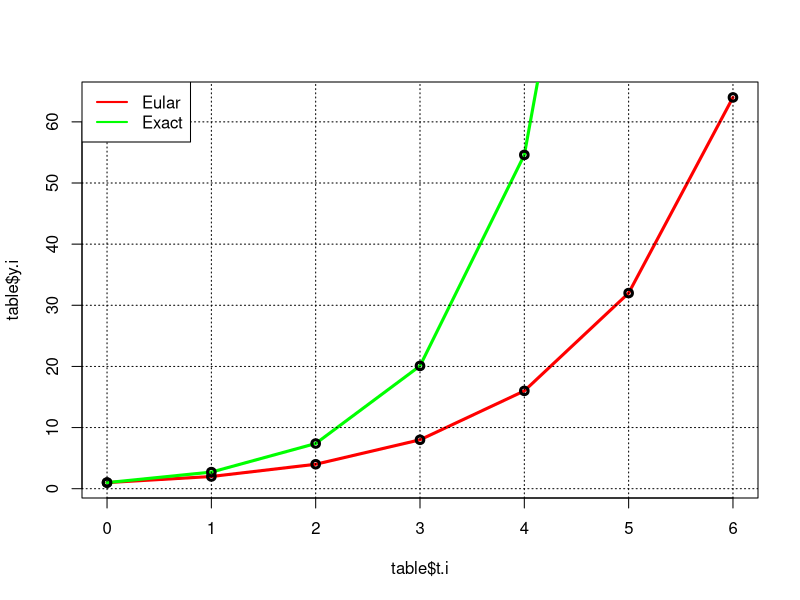
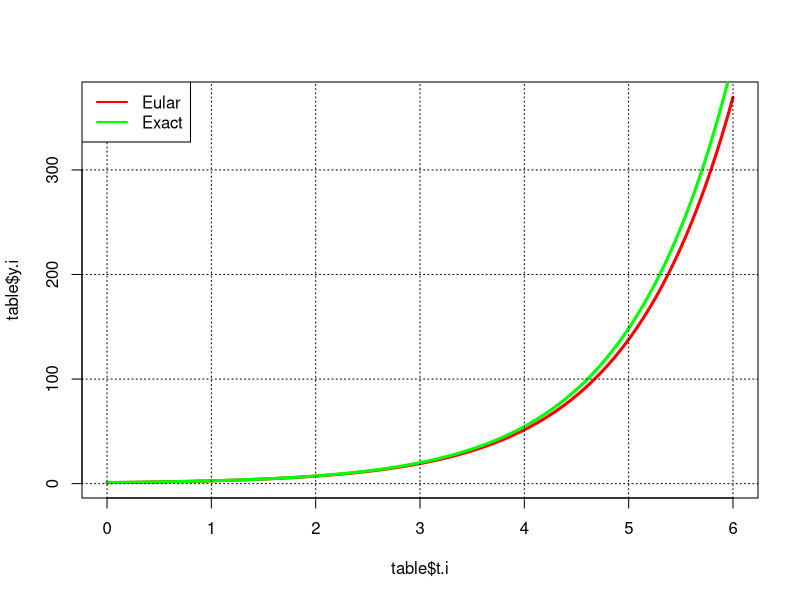
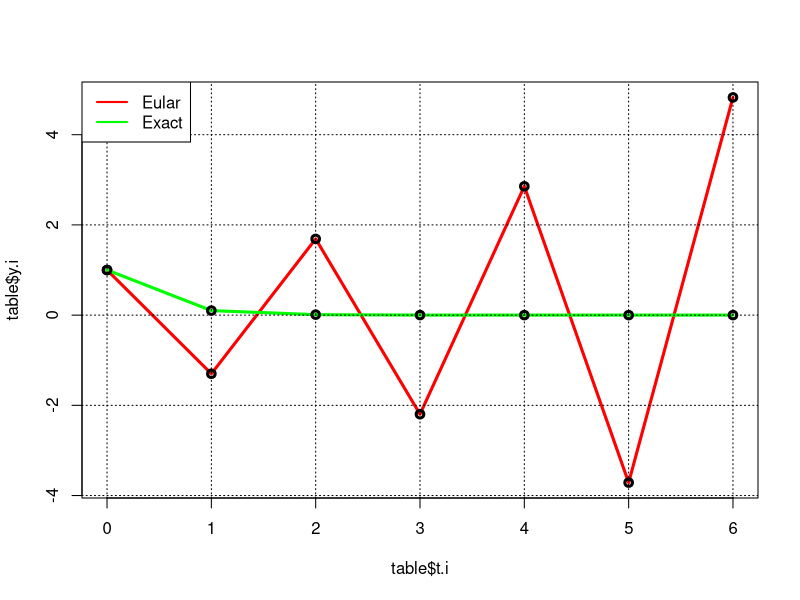
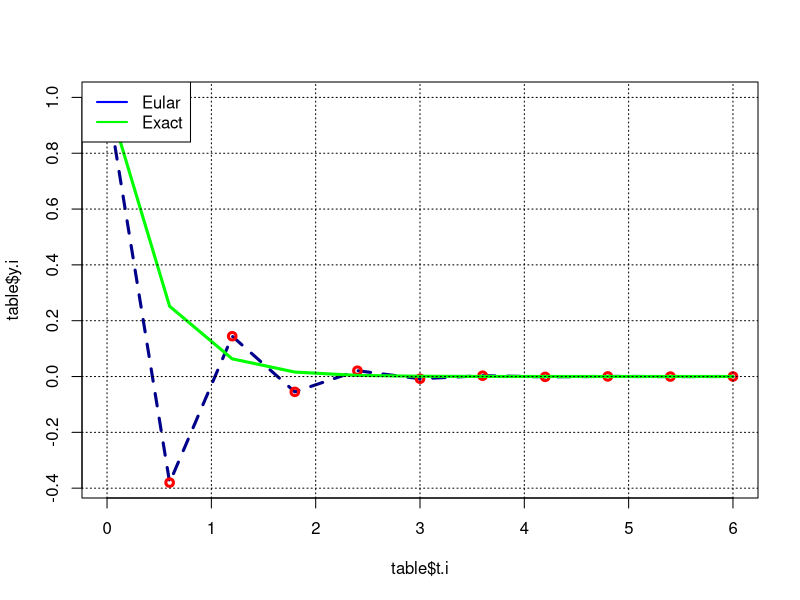

Reproduce these figures in R, in order.
y_dash <- function(t_i, y){
    y
}

y_dash

# Euler's Method
t_0 <- 0
t_n <- 6
h <- 1
y_0 <- 1

euler_method <- function(t_0, h, t_n, y_0, y_dash){
    t_seq <- seq(t_0, t_n, by = h)

    data_frame <- data.frame(t_i = t_seq)
    
    data_frame$h <- h
    data_frame$y_i <- y_0
    
    data_frame$f_dash[1] <- y_dash(data_frame$t_i[1], y_0)
    
    for (i in 2:nrow(data_frame)) {

        data_frame$y_i[i] <- data_frame$y_i[i - 1] +  h * data_frame$f_dash[i - 1]
        
        data_frame$f_dash[i] <- y_dash(data_frame$t_i[i], data_frame$y_i[i])
        
    }
    return (data_frame)
}

table <- euler_method(t_0, h, t_n, y_0, y_dash)
table

colnames(table) <- c('t.i', 'h', 'y.i', 'Dy/dt')
table

table$y <- exp(table$t.i)
table

plot(table$t.i, table$y.i, col = 'red', type = 'l', lwd = 3)
points(table$t.i, table$y.i, col ='black', lwd = 3)

lines(table$t.i, table$y, col ='green', lwd = 3)
points(table$t.i, table$y, col ='black', lwd = 3)

grid(col = 'black')
legend('topleft', legend = c('Eular', 'Exact'), lwd = 2, col = c('red', 'green'))

table$error <- table$y.i - table$y
table

t_0 <- 0
t_n <- 6
h <- 0.03
y_0 <- 1

table <- euler_method(t_0, h, t_n, y_0, y_dash)
head(table)

colnames(table) <- c('t.i', 'h', 'y.i', 'Dy/dt')

table$y <- exp(table$t.i)

head(table)

plot(table$t.i, table$y.i, col = 'red', type = 'l', lwd = 3)

lines(table$t.i, table$y, col ='green', lwd = 3)

grid(col = 'black')
legend('topleft', legend = c('Eular', 'Exact'), lwd = 2, col = c('red', 'green'))

table$error <- table$y.i - table$y
head(table)

y_dash <- function(t_i, y){
    -2.3*y
}

y_dash

t_0 <- 0
t_n <- 6
h <- 1
y_0 <- 1

table <- euler_method(t_0, h, t_n, y_0, y_dash)
head(table)

colnames(table) <- c('t.i', 'h', 'y.i', 'Dy/dt')

table$y <- exp(-2.3 *table$t.i)

head(table)

plot(table$t.i, table$y.i, col = 'red', type = 'l', lwd = 3)
points(table$t.i, table$y.i, col ='black', lwd = 3)

lines(table$t.i, table$y, col ='green', lwd = 3)
points(table$t.i, table$y, col ='black', lwd = 3)

grid(col = 'black')
legend('topleft', legend = c('Eular', 'Exact'), lwd = 2, col = c('red', 'green'))

t_0 <- 0
t_n <- 6
h <- 0.6
y_0 <- 1

table <- euler_method(t_0, h, t_n, y_0, y_dash)

colnames(table) <- c('t.i', 'h', 'y.i', 'Dy/dt')

table$y <- exp(-2.3 *table$t.i)

head(table)

plot(table$t.i, table$y.i, col = 'darkblue', type = 'l',lty =2, lwd = 3)
points(table$t.i, table$y.i, col ='red', lwd = 3)

lines(table$t.i, table$y, col ='green', lwd = 3)

grid(col = 'black')
legend('topleft', legend = c('Eular', 'Exact'), lwd = 2, col = c('blue', 'green'))


